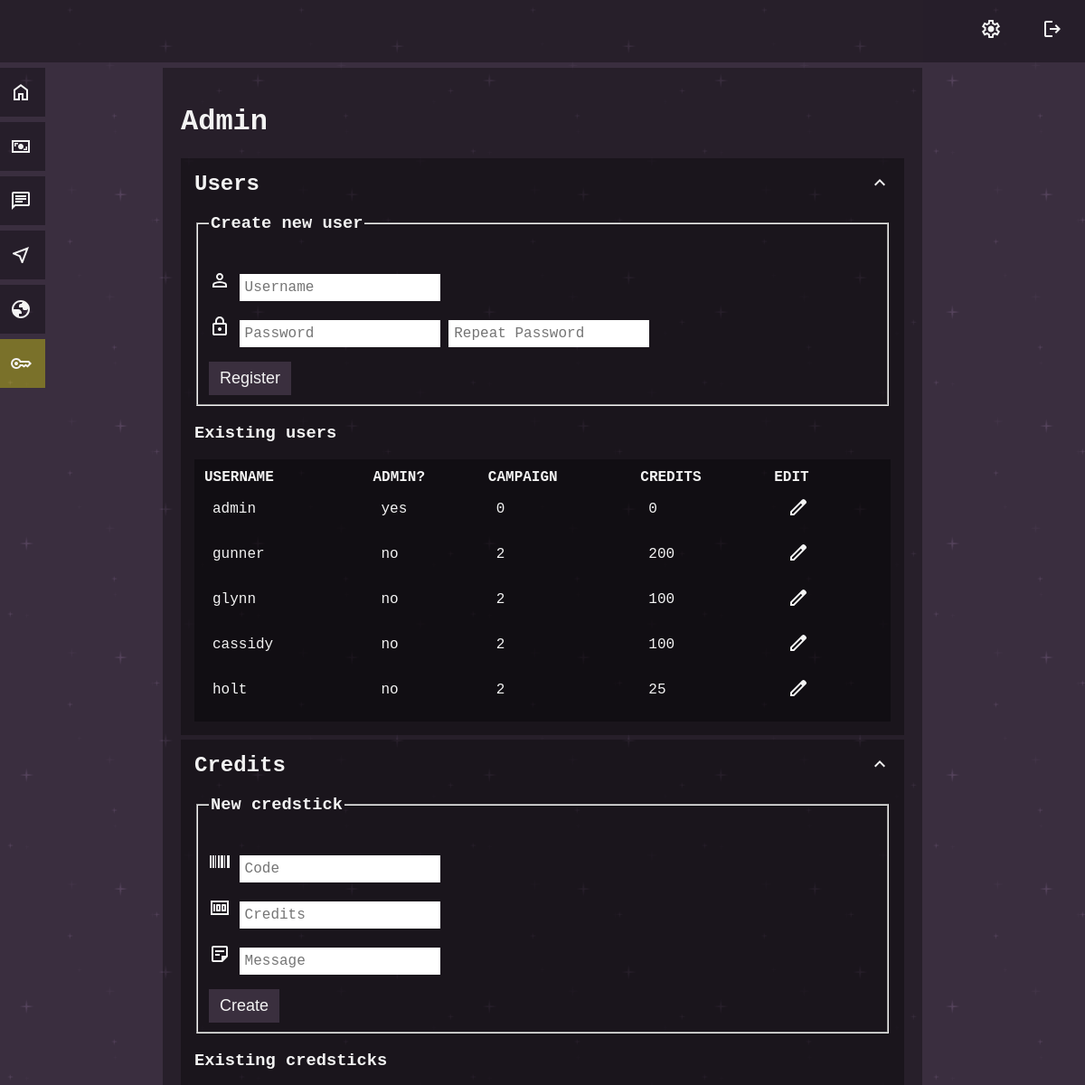
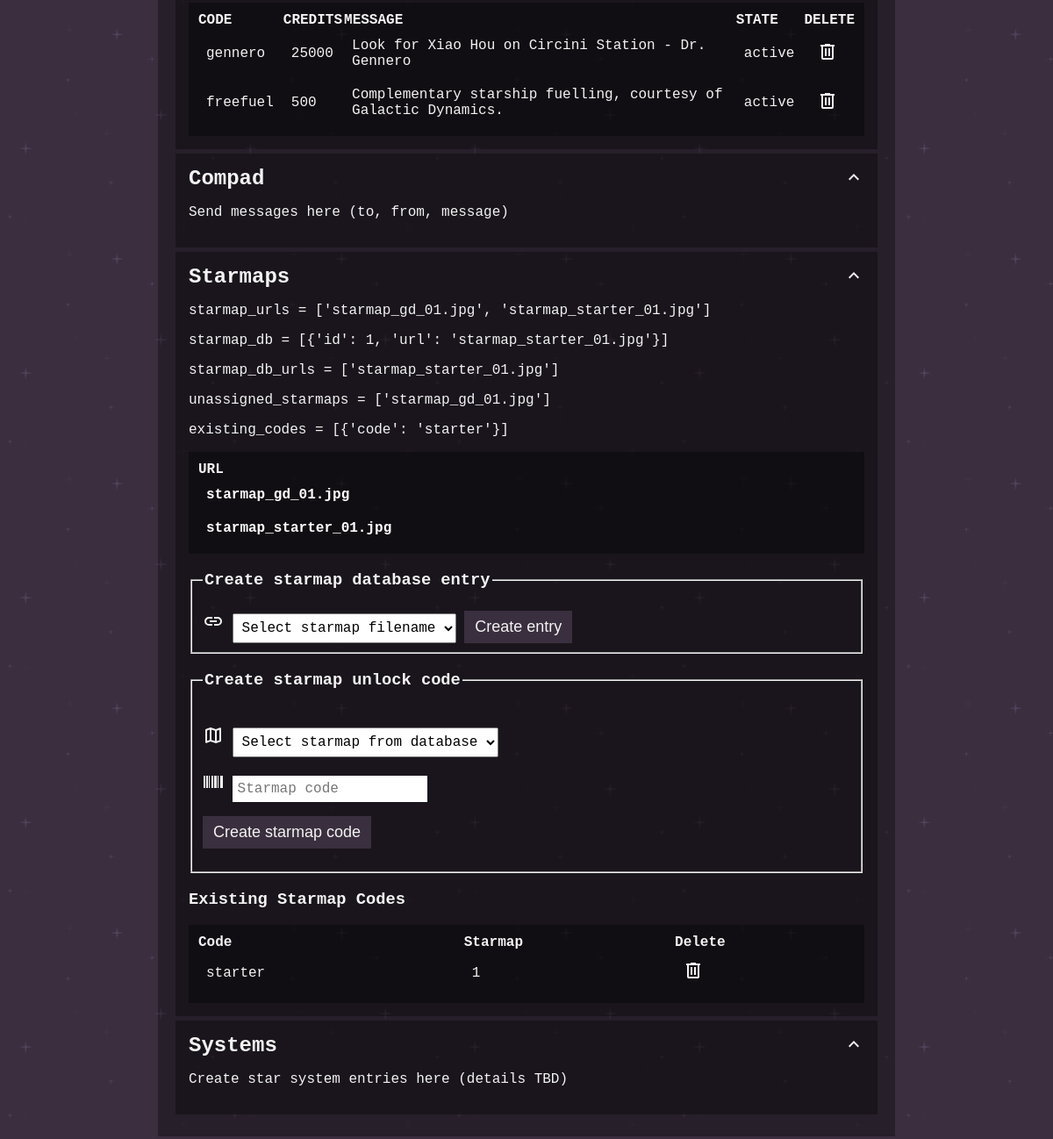
The page /admin (signed in) on the database its author committed (2 pictures, top to bottom).
### tables this page shows
CREATE TABLE users (
id INTEGER PRIMARY KEY AUTOINCREMENT NOT NULL,
username TEXT NOT NULL UNIQUE,
hash TEXT NOT NULL,
admin INTEGER DEFAULT 0,
credits INTEGER DEFAULT 0, campaign INTEGER);

CREATE TABLE credsticks (
id INTEGER PRIMARY KEY AUTOINCREMENT NOT NULL,
code TEXT NOT NULL UNIQUE,
credits INTEGER,
state INTEGER DEFAULT 0,
message TEXT
);

CREATE TABLE starmapcodes (
starmapid INTEGER,
code TEXT UNIQUE
);

### app.py (the view)
@app.route("/admin")
@login_required
def admin():
    if session.get("admin") != 1:
        return render_template("error.html", error_message="administrator access only")
    user_list = db.execute("SELECT * FROM users ORDER BY id")
    credsticks_list = db.execute("SELECT * FROM credsticks ORDER BY id")
    starmap_directory = os.listdir(os.path.join(app.static_folder, 'starmaps'))
    starmap_urls = [file for file in starmap_directory if file.endswith('.jpg')]
    starmap_db = db.execute("SELECT * FROM starmaps;")
    starmap_db_urls = []
    for db_entry in starmap_db:
        starmap_db_urls.append(db_entry["url"])
    unassigned_starmaps = []
    for instance in starmap_urls:
        if instance not in starmap_db_urls:
            unassigned_starmaps.append(instance)
    existing_starmap_codes = db.execute("SELECT * FROM starmapcodes;")
    existing_codes = db.execute("SELECT code FROM starmapcodes;")
    return render_template(
        "admin.html",
        user_list=user_list,
        credsticks_list=credsticks_list,
        starmap_urls=starmap_urls,
        starmap_db_urls=starmap_db_urls,
        unassigned_starmaps=unassigned_starmaps,
        existing_starmap_codes=existing_starmap_codes,
        starmap_db=starmap_db,
        existing_codes=existing_codes)

### app.py (called while the page is built)
@app.context_processor
def inject_admin_status():
    admin_status = session.get("admin", 0)
    return dict(admin=admin_status)

@app.after_request
def after_request(response):
    response.headers["Cache-Control"] = "no-cache, no-store, must-revalidate"
    response.headers["Expires"] = 0
    response.headers["Pragma"] = "no-cache"
    return response

### helpers.py (called while the page is built)
def login_required(f):
    @wraps(f)
    def decorated_function(*args, **kwargs):
        if session.get("user_id") is None:
            return redirect("/login")
        return f(*args, **kwargs)
    return decorated_function

### templates/admin.html (shortened to what this page needs)
{% extends "layout.html" %}
{% block main %}
<h1>Admin</h1>
<div class="darker">
    <h2 class="cursor_pointer" onclick="collapseSegment('admin_user_list', 'admin_user_list_expand')">
        Users
        <img class="float_right" id="admin_user_list_expand" src="static\icon-arrow-up.svg" />
    </h2>
    <div class="collapsible" id="admin_user_list">
        <div>
            <form action="/register" method="post">
                <fieldset>
                    <legend>
                        <h3>Create new user</h3>
                    </legend>
                    <p>
                        <img src="static\icon-user.svg" alt="username" />
                        <input autocomplete="off" name="username" placeholder="Username" type="text"
                            id="new_user_username" />
                    </p>
                    <p>
                        <img src="static\icon-lock.svg" alt="password" />
                        <input name="password" placeholder="Password" type="password" id="new_user_password" />
                        <input name="confirmation" placeholder="Repeat Password" type="password"
                            id="new_user_confirm_password" />
                    </p>
                    <button type="submit" class="ui_button" id="new_user_register_button">Register</button>
                </fieldset>
            </form>
        </div>
        <h3>Existing users</h3>
        <table class="dark_table">
            <thead>
                <tr>
                    <th>USERNAME</th>
                    <th>ADMIN?</th>
                    <th>CAMPAIGN</th>
                    <th>CREDITS</th>
                    <th>EDIT</th>
                </tr>
            </thead>
            <tbody>
                {% for entry in user_list %}
                <tr>
                    <td>
                        {{ entry.username }}
                    </td>
                    <td>
                        {% if entry.admin == 1 %}
                        {{ "yes" }}
                        {% else %}
                        {{ "no" }}
                        {% endif %}
                    </td>
                    <td>
                        {{ entry.campaign }}
                    </td>
                    <td>
                        {{ entry.credits }}
                    </td>
                    <td>
                        <form action="{{ url_for('edit_user', edit_user_id=entry.id)}}" method="GET"
                            style="display: inline;">
                            <button type="submit" class="cursor_pointer" style="border: none; background: none;"
                                id="edit_user_{{ entry.username }}">
                                <img src="static\icon-edit.svg" alt="edit" />
                            </button>
                        </form>
                    </td>
                </tr>
                {% endfor %}
            </tbody>
        </table>
    </div>
</div>
<div class="darker">
    <h2 class="cursor_pointer" onclick="collapseSegment('admin_credits', 'admin_credits_expand')">
        Credits
        <img class="float_right" id="admin_credits_expand" src="static\icon-arrow-up.svg" />
    </h2>
    <div class="collapsible" id="admin_credits">
        <div>
            <form action="/credstick" method="post">
                <fieldset>
                    <legend>
                        <h3>New credstick</h3>
                    </legend>
                    <p>
                        <img src="static\icon-code.svg" alt="code" />
                        <input autocomplete="off" name="credstick_code" placeholder="Code" type="text"
                            id="new_credstick_code" />
                    </p>
                    <p>
                        <img src="static\icon-money.svg" alt="value" />
                        <input name="credstick_credits" placeholder="Credits" type="number" id="new_credstick_value" />
                    </p>
                    <p>
                        <img src="static\icon-note.svg" alt="message" />
                        <input name="credstick_message" placeholder="Message" type="text" id="new_credstick_message" />
                    </p>
                    <button type="submit" class="ui_button" id="new_credstick_button">Create</button>
                </fieldset>
            </form>
        </div>
        <h3>Existing credsticks</h3>
        <table class="dark_table">
            <thead>
                <tr>
                    <th>CODE</th>
                    <th>CREDITS</th>
                    <th>MESSAGE</th>
                    <th>STATE</th>
                    <th>DELETE</th>
                </tr>
            </thead>
            <tbody>
                {% for stick in credsticks_list %}
                <tr>
                    <td>
                        {{ stick.code }}
                    </td>
                    <td>
                        {{ stick.credits }}
                    </td>
                    <td>
                        {{ stick.message }}
                    </td>
                    <td>
                        {% if stick.state == 0 %}
                        {{ "active" }}
                        {% else %}
                        {{ "redeemed" }}
                        {% endif %}
                    </td>
                    <td>
                        <form action="{{ url_for('remove_credstick', credstick_id=stick.id)}}" method="POST"
                            style="display: inline;">
                            <button type="submit" class="cursor_pointer" style="border: none; background: none;"
                                id="remove_credstick_{{ stick.code }}">
                                <img src="static\icon-bin.svg" alt="delete" />
                            </button>
                        </form>
                    </td>
                </tr>
                {% endfor %}
            </tbody>
        </table>
    </div>
</div>
<div class="darker">
    <h2 class="cursor_pointer" onclick="collapseSegment('admin_compad', 'admin_compad_expand')">
        Compad
        <img class="float_right" id="admin_compad_expand" src="static\icon-arrow-up.svg" />
    </h2>
    <div class="collapsible" id="admin_compad">
        <p>Send messages here (to, from, message)</p>
    </div>
</div>
<div class="darker">
    <h2 class="cursor_pointer" onclick="collapseSegment('admin_starmaps', 'admin_starmaps_expand')">
        Starmaps
        <img class="float_right" id="admin_starmaps_expand" src="static\icon-arrow-up.svg" />
    </h2>
    <div class="collapsible" id="admin_starmaps">
        <p>starmap_urls = {{ starmap_urls }}</p>
        <p>starmap_db = {{ starmap_db }}</p>
        <p>starmap_db_urls = {{ starmap_db_urls }}</p>
        <p>unassigned_starmaps = {{ unassigned_starmaps }}</p>
        <p>existing_codes = {{ existing_codes }}</p>
        <table class="dark_table">
            <thead>
                <tr>
                    <th>URL</th>
                </tr>
            </thead>
            <tbody>
                {% for raw_filename in starmap_urls %}
                <tr>
                    <td>
                        <a href="static/starmaps/{{ raw_filename }}" target="_blank">{{ raw_filename }}</a>
                    </td>
                </tr>
                {% endfor %}
            </tbody>
        </table>
        <form action="/new_starmap_db_entry" method="post">
            <fieldset>
                <legend>
                    <h3>Create starmap database entry</h3>
                </legend>
                <img src="static\icon-link.svg" alt="code" />
                <select name="new_starmap_entry_filename" id="new_starmap_entry_filename">
                    <option disabled selected>
                        Select starmap filename
                    </option>
                </select>
                <button type="submit" class="ui_button" id="new_starmap_db_button">
                    Create entry
                </button>
            </fieldset>
        </form>
        <form action="new_starmap_unlock_code" method="post">
            <fieldset>
                <legend>
                    <h3>Create starmap unlock code</h3>
                </legend>
                <p>
                    <img src="static\icon-map.svg" alt="map" />
                    <select name="starmap_db_entry" id="starmap_db_entry">
                        <option disabled selected>
                            Select starmap from database
                        </option>
                    </select>
                </p>
                <p>
                    <img src="static\icon-code.svg" alt="code" />
                    <input autocomplete="off" name="new_starmap_code" placeholder="Starmap code" type="text"
                        id="new_starmap_code" />
                </p>
                <p>
                    <button type="submit" class="ui_button" id="">
                        Create starmap code
                    </button>
                </p>
            </fieldset>
        </form>
        <h3>Existing Starmap Codes</h3>
        <table class="dark_table">
            <thead>
                <tr>
                    <th>Code</th>
                    <th>Starmap</th>
                    <th>Delete</th>
                </tr>
            </thead>
            <tbody>
                {% for code in existing_starmap_codes %}
                <tr>
                    <td>
                        {{ code.code }}
                    </td>
                    <td>
                        {{ code.starmapid }}
                    </td>
                    <td>
                        <img src="static\icon-bin.svg" alt="delete" />
                    </td>
                </tr>
                {% endfor %}
            </tbody>
        </table>
    </div>
</div>
<div class="darker">
    <h2 class="cursor_pointer" onclick="collapseSegment('admin_systems', 'admin_systems_expand')">
        Systems
        <img class="float_right" id="admin_systems_expand" src="static\icon-arrow-up.svg" />
    </h2>
    <div class="collapsible" id="admin_systems">
        <p>Create star system entries here (details TBD)</p>
    </div>
</div>
{% endblock %}

### templates/layout.html (shortened to what this page needs)
<!DOCTYPE html>
<html lang="en">
<head>
    <link href="{{ url_for('static', filename='style_default.css') }}" rel="stylesheet">
</head>
<body>
    <header>
        <div>
            {% if session['user_id'] %}
            <a href="/logout" class="float_right"><img src="{{ url_for('static', filename='icon-logout.svg') }}" alt="
                    log out" /></a>
            <a href="/account" class="float_right"><img src="{{ url_for('static', filename='icon-settings.svg') }}" alt="
                account settings" /></a>
            {% endif %}
        </div>
    </header>
    {% if session['user_id'] %}
    <nav>
        <a href="/" id="link_home">
            <img src="{{ url_for('static', filename='icon-home.svg') }}" class="float_right" alt="homepage link" />
        </a>
        <a href="/credits" id="link_credits">
            <img src="{{ url_for('static', filename='icon-credits.svg') }}" class="float_right" alt="credits link" />
        </a>
        <a href="/compad" id="link_compad">
            <img src="{{ url_for('static', filename='icon-compad.svg') }}" class="float_right" alt="compad link" /></a>
        <a href="/starmap" id="link_starmap">
            <img src="{{ url_for('static', filename='icon-starmap.svg') }}" class="float_right" alt="starmap link" />
        </a>
        <a href="/system" id="link_system">
            <img src="{{ url_for('static', filename='icon-system.svg') }}" class="float_right" alt="system link" />
        </a>
        {% if admin == 1 %}
        <a href="/admin" id="link_admin">
            <img src="{{ url_for('static', filename='icon-key.svg') }}" class="float_right" alt="admin page link" />
        </a>
        {% endif %}
    </nav>
    {% endif %}
    <main>
        {% block main %}{% endblock %}
    </main>
</body>
</html>

### static/style_default.css (style rules this page uses)
body { background-color: #392e40; background-image: url("darkPurple.png"); background-repeat: repeat; font-family: "Courier New", Courier, monospace; color: #f3f3f3; }
header { position: fixed; left: 0; top: 0; width: 100%; background-color: rgba(0, 0, 0, 0.33); padding: 20px; overflow: hidden; z-index: -1; }
header a, header span { float: left; text-align: center; padding-right: 44px; }
main { max-width: 800px; margin-left: auto; margin-right: auto; margin-top: 75px; background-color: rgba(0, 0, 0, 0.33); padding: 20px; }
nav { z-index: 1; position: fixed; left: -10px; top: 0px; }
nav a { position: absolute; left: -100px; transition: 0.3s; padding: 15px; width: 130px; text-decoration: none; font-size: 20px; color: #ffffff; background-color: rgba(0, 0, 0, 0.33); }
#link_home { top: 75px; }
#link_credits { top: 135px; }
#link_compad { top: 195px; }
#link_starmap { top: 255px; }
#link_system { top: 315px; }
#link_admin { top: 375px; background-color: rgba(255, 251, 0, 0.33); }
.darker { background-color: rgba(0, 0, 0, 0.33); padding: 15px; margin-top: 5px; margin-bottom: 5px; }
a { text-decoration: none; color: white; font-weight: bold; }
.float_right { float: right; }
.cursor_pointer { cursor: pointer; }
.collapsible { overflow: hidden; display: block; }
.dark_table { border: none; border-spacing: 0px; width: 100%; background-color: rgba(0, 0, 0, 0.33); padding: 10px; text-align: left; }
.dark_table td { padding: 10px; }
.ui_button, .warning_button { padding: 8px 12px; font-size: large; text-align: center; cursor: pointer; outline: none; color: #f3f3f3; background-color: rgba(58, 47, 62, 1); border: none; }
input { border: none; font-size: 16px; font-family: "Courier New", Courier, monospace; padding: 6px; }
select { font-size: 16px; font-family: "Courier New", Courier, monospace; padding: 6px; }

### templates/admin.html (style rules this page uses)
h2 { margin-top: 0px; margin-bottom: 0px; }

### rows shown on the page
users: username "admin", value "yes", campaign "0", credits "0"
users: username "gunner", value "no", campaign "2", credits "200"
users: username "glynn", value "no", campaign "2", credits "100"
users: username "cassidy", value "no", campaign "2", credits "100"
users: username "holt", value "no", campaign "2", credits "25"
credsticks: code "gennero", credits "25000", message "Look for Xiao Hou on Circini Station - Dr. Gennero", value "active"
credsticks: code "freefuel", credits "500", message "Complementary starship fuelling, courtesy of Galactic Dynamics.", value "active"
starmapcodes: code "starter", starmapid "1"

### other values the page prints
{{ starmap_urls }} "['starmap_gd_01.jpg', 'starmap_starter_01.jpg']"
{{ starmap_db }} "[{'id': 1, 'url': 'starmap_starter_01.jpg'}]"
{{ starmap_db_urls }} "['starmap_starter_01.jpg']"
{{ unassigned_starmaps }} "['starmap_gd_01.jpg']"
{{ existing_codes }} "[{'code': 'starter'}]"
{{ raw_filename }} "starmap_gd_01.jpg" "starmap_starter_01.jpg"
